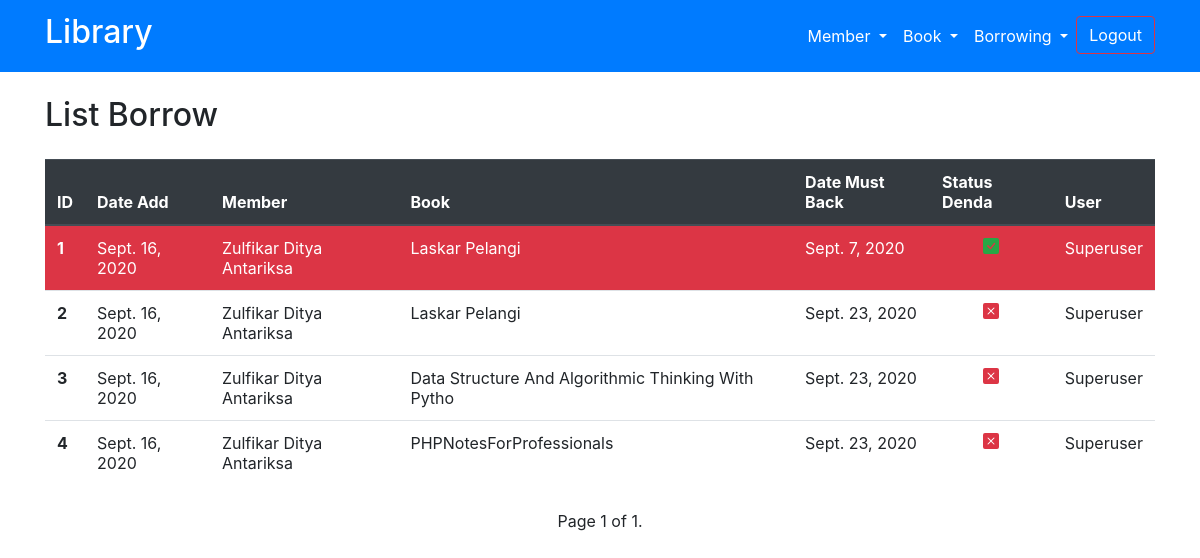
Page /borrow-list/ (signed in) on the earlier database version.
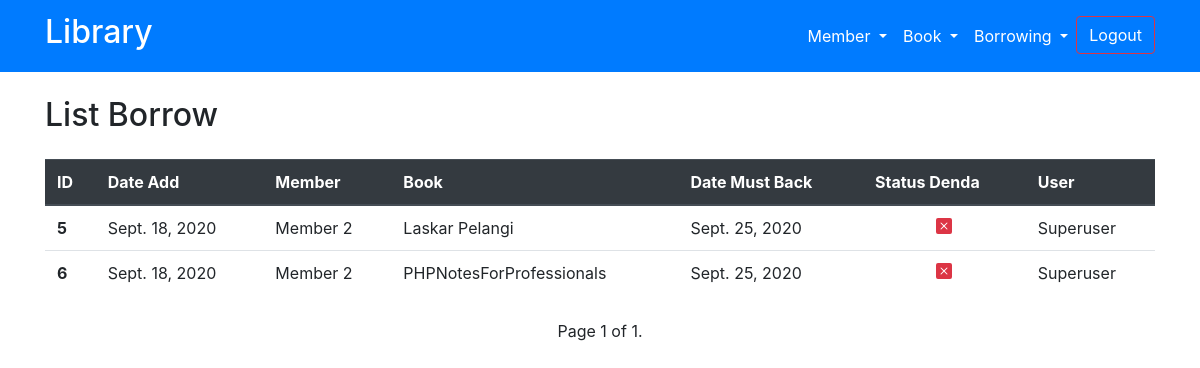
Same page on the later database version.
### my_app/models.py (models this page shows, shortened)
class Peminjaman(models.Model):
    dateAdd = models.DateField(auto_now_add=True)
    member = models.ForeignKey(Member, on_delete=models.CASCADE)
    book = models.ForeignKey(Book, on_delete=models.CASCADE)
    date_must_back = models.DateField(auto_created=back_day)
    date_back_by_member = models.DateField(blank=True, null=True)
    status_denda = models.BooleanField(default=False)
    status_pengembalian = models.BooleanField(default=False)
    user = models.ForeignKey(User, on_delete=models.CASCADE)
    class Meta:
        verbose_name = "Peminjaman"
        verbose_name_plural = "Peminjamans"
        ordering = ['-dateAdd']
    def denda_check(self):
        today = datetime.date.today()
        if self.date_must_back < today:
            self.status_denda = True
            self.save()
        else:
            self.status_denda = False
            self.save()

class Member(models.Model):
    name = models.CharField(max_length=40)
    date_in = models.DateField(auto_now_add=True)
    address = models.CharField(max_length=50)
    email = models.EmailField(max_length=254)
    date_born = models.DateField()
    status = models.BooleanField(default=True)
    class Meta:
        verbose_name = "Member"
        verbose_name_plural = "Members"
        ordering = ['-date_in']
    def __str__(self):
        return self.name

class Book(models.Model):
    dateAdd = models.DateField(auto_now_add=True)
    author = models.CharField(max_length=50)
    title = models.CharField(max_length=50)
    denda = models.IntegerField(default=10000)
    denda_hilang = models.IntegerField(default=50000)
    status = models.BooleanField(default=True)
    status_dipinjam = models.BooleanField(default=False)
    rating = models.ForeignKey(Rating, on_delete=models.CASCADE,)
    categorie = models.ForeignKey(Categorie, on_delete=models.CASCADE,)
    user = models.ForeignKey(User, on_delete=models.CASCADE)
    class Meta:
        verbose_name = "Book"
        verbose_name_plural = "Books"
        ordering = ['-dateAdd']
    def __str__(self):
        return self.title

### my_app/views.py (the view)
# urls.py: path('borrow-list/', views.borrow_list, name='borrow-list'),
def borrow_list(request):
    if request.user.is_authenticated:
        page = 'Borrow'
        boorow_object = Peminjaman.objects.filter(status_pengembalian=False).order_by('id')
        for i in boorow_object:
            i.denda_check()
        paginator = Paginator(boorow_object, 100)
        pageNum = request.GET.get('page')
        dataresult = paginator.get_page(pageNum)
        return render(request, 'home/list-borrow.html', {
            'data': dataresult,
            'page': page,
        })
    else:
        return HttpResponseRedirect(reverse('login'))

### templates/home/list-borrow.html (shortened to what this page needs)
{% extends 'base.html' %}
{% load static %}
{% block content %}
<div class="container my-4 text-capitalize">
    <h2 class="mb-3">List {{page}}</h2>
</div>
<div class="container my-4 text-capitalize">
    <table class="table table-hover">
        <thead class="thead-dark">
            <th scope="col">ID</th>
            <th scope="col">date add</th>
            <th scope="col">Member</th>
            <th scope="col">book</th>
            <th scope="col">date must back</th>
            <th scope="col">status denda</th>
            <th scope="col">user</th>
        </thead>
        <tbody>
            {% for i in data %}
            {% if i.status_denda is True%}
            <tr class="bg-danger text-white">
            {% else %}
            <tr>
            {% endif %}
                <th scope="row">{{i.id}}</th>
                <td>{{i.dateAdd}}</td>
                <td>{{i.member}}</td>
                <td>{{i.book}}</td>
                <td>{{i.date_must_back}}</td>
                {% if i.status_denda is True %}
                <td class="text-success text-center">
                </td>
                {% else %}
                <td class="text-danger text-center">
                </td>
                {% endif %}
                <td>{{i.user}}</td>
            </tr>
            {% endfor %}
        </tbody>
    </table>
</div>
<div class="container">
    <div class="row">
        <div class="col text-center">
            <span> Page {{ data.number }} of {{ data.paginator.num_pages }}.</span>
        </div>
    </div>
</div>
{% endblock content %}

Differences in the rows shown:
no longer on this page (row edited): Peminjaman: id "1", dateAdd "Sept. 16, 2020", member "Zulfikar Ditya Antariksa", book "Laskar Pelangi", date_must_back "Sept. 7, 2020", status_denda True (drawn), user "Superuser"
no longer on this page (row edited): Peminjaman: id "2", dateAdd "Sept. 16, 2020", member "Zulfikar Ditya Antariksa", book "Laskar Pelangi", date_must_back "Sept. 23, 2020", status_denda False (drawn), user "Superuser"
no longer on this page (row edited): Peminjaman: id "3", dateAdd "Sept. 16, 2020", member "Zulfikar Ditya Antariksa", book "Data Structure And Algorithmic Thinking With Pytho", date_must_back "Sept. 23, 2020", status_denda False (drawn), user "Superuser"
no longer on this page (row edited): Peminjaman: id "4", dateAdd "Sept. 16, 2020", member "Zulfikar Ditya Antariksa", book "PHPNotesForProfessionals", date_must_back "Sept. 23, 2020", status_denda False (drawn), user "Superuser"
added Peminjaman: id "5", dateAdd "Sept. 18, 2020", member "Member 2", book "Laskar Pelangi", date_must_back "Sept. 25, 2020", status_denda False (drawn), user "Superuser"
added Peminjaman: id "6", dateAdd "Sept. 18, 2020", member "Member 2", book "PHPNotesForProfessionals", date_must_back "Sept. 25, 2020", status_denda False (drawn), user "Superuser"
